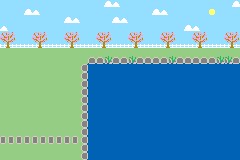

The image is a tile-based game level rendered from a .tmx file. Its description and complete source (layers, tilesets, objects, tile grids) follow:
An orthogonal 30x20 tile map with 8x8 px tiles, 1 tile layer (Tile Layer 1).

<map version="1.10" tiledversion="1.10.0" orientation="orthogonal" renderorder="right-down" width="30" height="20" tilewidth="8" tileheight="8" infinite="0" nextlayerid="2" nextobjectid="1">
 <tileset firstgid="1" source="pondSceneTiles.tsx" />
 <layer id="1" name="Tile Layer 1" width="30" height="20">
  <data encoding="csv">
15,15,15,15,15,15,15,15,15,15,15,15,15,10,11,15,15,15,15,15,15,15,15,15,15,15,15,15,15,10,
15,15,15,10,11,15,15,15,15,15,15,15,15,15,15,15,15,15,15,10,11,15,15,15,15,15,12,15,15,15,
15,15,15,15,15,15,15,15,10,11,15,15,15,15,10,11,15,15,15,15,15,15,15,15,15,15,15,15,15,15,
11,15,15,15,15,15,15,15,15,15,15,15,15,15,15,15,15,15,15,15,15,15,15,10,11,15,15,15,15,15,
1,2,15,15,1,2,15,15,1,2,15,15,1,2,15,15,1,2,15,15,1,2,15,15,1,2,15,15,1,2,
5,6,14,14,5,6,14,14,5,6,14,14,5,6,14,14,5,6,14,14,5,6,14,14,5,6,14,14,5,6,
9,9,9,9,9,9,9,9,9,9,9,9,9,9,9,9,9,9,9,9,9,9,9,9,9,9,9,9,9,9,
9,9,9,9,9,9,9,9,9,9,9,4,4,8,4,4,8,4,4,4,4,8,4,4,4,4,4,8,8,4,
9,9,9,9,9,9,9,9,9,9,7,3,3,3,3,3,3,3,3,3,3,3,3,3,3,3,3,3,3,3,
9,9,9,9,9,9,9,9,9,9,7,3,3,3,3,3,3,3,3,3,3,3,3,3,3,3,3,3,3,3,
9,9,9,9,9,9,9,9,9,9,7,3,3,3,3,3,3,3,3,3,3,3,3,3,3,3,3,3,3,3,
9,9,9,9,9,9,9,9,9,9,7,3,3,3,3,3,3,3,3,3,3,3,3,3,3,3,3,3,3,3,
9,9,9,9,9,9,9,9,9,9,7,3,3,3,3,3,3,3,3,3,3,3,3,3,3,3,3,3,3,3,
9,9,9,9,9,9,9,9,9,9,7,3,3,3,3,3,3,3,3,3,3,3,3,3,3,3,3,3,3,3,
9,9,9,9,9,9,9,9,9,9,7,3,3,3,3,3,3,3,3,3,3,3,3,3,3,3,3,3,3,3,
9,9,9,9,9,9,9,9,9,9,7,3,3,3,3,3,3,3,3,3,3,3,3,3,3,3,3,3,3,3,
9,9,9,9,9,9,9,9,9,9,7,3,3,3,3,3,3,3,3,3,3,3,3,3,3,3,3,3,3,3,
13,13,13,13,13,13,13,13,13,13,7,3,3,3,3,3,3,3,3,3,3,3,3,3,3,3,3,3,3,3,
9,9,9,9,9,9,9,9,9,9,7,3,3,3,3,3,3,3,3,3,3,3,3,3,3,3,3,3,3,3,
9,9,9,9,9,9,9,9,9,9,7,3,3,3,3,3,3,3,3,3,3,3,3,3,3,3,3,3,3,3
</data>
 </layer>
</map>